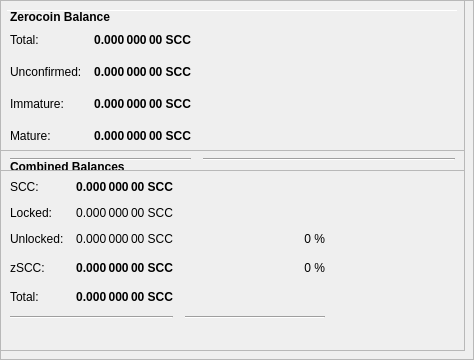
        <widget class="QFrame" name="frameObfuscation">
         <property name="minimumSize">
          <size>
           <width>0</width>
           <height>350</height>
          </size>
         </property>
         <property name="layoutDirection">
          <enum>Qt::LeftToRight</enum>
         </property>
         <property name="frameShape">
          <enum>QFrame::StyledPanel</enum>
         </property>
         <property name="frameShadow">
          <enum>QFrame::Raised</enum>
         </property>
         <widget class="QPushButton" name="runAutoDenom">
          <property name="geometry">
           <rect>
            <x>251</x>
            <y>17</y>
            <width>1</width>
            <height>1</height>
           </rect>
          </property>
          <property name="palette">
           <palette>
            <active>
             <colorrole role="WindowText">
              <brush brushstyle="SolidPattern">
               <color alpha="255">
                <red>0</red>
                <green>0</green>
                <blue>0</blue>
               </color>
              </brush>
             </colorrole>
             <colorrole role="Button">
              <brush brushstyle="SolidPattern">
               <color alpha="255">
                <red>239</red>
                <green>238</green>
                <blue>238</blue>
               </color>
              </brush>
             </colorrole>
             <colorrole role="Light">
              <brush brushstyle="SolidPattern">
               <color alpha="255">
                <red>255</red>
                <green>255</green>
                <blue>255</blue>
               </color>
              </brush>
             </colorrole>
             <colorrole role="Midlight">
              <brush brushstyle="SolidPattern">
               <color alpha="255">
                <red>247</red>
                <green>246</green>
                <blue>246</blue>
               </color>
              </brush>
             </colorrole>
             <colorrole role="Dark">
              <brush brushstyle="SolidPattern">
               <color alpha="255">
                <red>119</red>
                <green>119</green>
                <blue>119</blue>
               </color>
              </brush>
             </colorrole>
             <colorrole role="Mid">
              <brush brushstyle="SolidPattern">
               <color alpha="255">
                <red>159</red>
                <green>159</green>
                <blue>159</blue>
               </color>
              </brush>
             </colorrole>
             <colorrole role="Text">
              <brush brushstyle="SolidPattern">
               <color alpha="255">
                <red>0</red>
                <green>0</green>
                <blue>0</blue>
               </color>
              </brush>
             </colorrole>
             <colorrole role="BrightText">
              <brush brushstyle="SolidPattern">
               <color alpha="255">
                <red>255</red>
                <green>255</green>
                <blue>255</blue>
               </color>
              </brush>
             </colorrole>
             <colorrole role="ButtonText">
              <brush brushstyle="SolidPattern">
               <color alpha="255">
                <red>0</red>
                <green>0</green>
                <blue>0</blue>
               </color>
              </brush>
             </colorrole>
             <colorrole role="Base">
              <brush brushstyle="SolidPattern">
               <color alpha="255">
                <red>255</red>
                <green>255</green>
                <blue>255</blue>
               </color>
              </brush>
             </colorrole>
             <colorrole role="Window">
              <brush brushstyle="SolidPattern">
               <color alpha="255">
                <red>239</red>
                <green>238</green>
                <blue>238</blue>
               </color>
              </brush>
             </colorrole>
             <colorrole role="Shadow">
              <brush brushstyle="SolidPattern">
               <color alpha="255">
                <red>0</red>
                <green>0</green>
                <blue>0</blue>
               </color>
              </brush>
             </colorrole>
             <colorrole role="AlternateBase">
              <brush brushstyle="SolidPattern">
               <color alpha="255">
                <red>247</red>
                <green>246</green>
                <blue>246</blue>
               </color>
              </brush>
             </colorrole>
             <colorrole role="ToolTipBase">
              <brush brushstyle="SolidPattern">
               <color alpha="255">
                <red>255</red>
                <green>255</green>
                <blue>220</blue>
               </color>
              </brush>
             </colorrole>
             <colorrole role="ToolTipText">
              <brush brushstyle="SolidPattern">
               <color alpha="255">
                <red>0</red>
                <green>0</green>
                <blue>0</blue>
               </color>
              </brush>
             </colorrole>
            </active>
            <inactive>
             <colorrole role="WindowText">
              <brush brushstyle="SolidPattern">
               <color alpha="255">
                <red>0</red>
                <green>0</green>
                <blue>0</blue>
               </color>
              </brush>
             </colorrole>
             <colorrole role="Button">
              <brush brushstyle="SolidPattern">
               <color alpha="255">
                <red>239</red>
                <green>238</green>
                <blue>238</blue>
               </color>
              </brush>
             </colorrole>
             <colorrole role="Light">
              <brush brushstyle="SolidPattern">
               <color alpha="255">
                <red>255</red>
                <green>255</green>
                <blue>255</blue>
               </color>
              </brush>
             </colorrole>
             <colorrole role="Midlight">
              <brush brushstyle="SolidPattern">
               <color alpha="255">
                <red>247</red>
                <green>246</green>
                <blue>246</blue>
               </color>
              </brush>
             </colorrole>
             <colorrole role="Dark">
              <brush brushstyle="SolidPattern">
               <color alpha="255">
                <red>119</red>
                <green>119</green>
                <blue>119</blue>
               </color>
              </brush>
             </colorrole>
             <colorrole role="Mid">
              <brush brushstyle="SolidPattern">
               <color alpha="255">
                <red>159</red>
                <green>159</green>
                <blue>159</blue>
               </color>
              </brush>
             </colorrole>
             <colorrole role="Text">
              <brush brushstyle="SolidPattern">
               <color alpha="255">
                <red>0</red>
                <green>0</green>
                <blue>0</blue>
               </color>
              </brush>
             </colorrole>
             <colorrole role="BrightText">
              <brush brushstyle="SolidPattern">
               <color alpha="255">
                <red>255</red>
                <green>255</green>
                <blue>255</blue>
               </color>
              </brush>
             </colorrole>
             <colorrole role="ButtonText">
              <brush brushstyle="SolidPattern">
               <color alpha="255">
                <red>0</red>
                <green>0</green>
                <blue>0</blue>
               </color>
              </brush>
             </colorrole>
             <colorrole role="Base">
              <brush brushstyle="SolidPattern">
               <color alpha="255">
                <red>255</red>
                <green>255</green>
                <blue>255</blue>
               </color>
              </brush>
             </colorrole>
             <colorrole role="Window">
              <brush brushstyle="SolidPattern">
               <color alpha="255">
                <red>239</red>
                <green>238</green>
                <blue>238</blue>
               </color>
              </brush>
             </colorrole>
             <colorrole role="Shadow">
              <brush brushstyle="SolidPattern">
               <color alpha="255">
                <red>0</red>
                <green>0</green>
                <blue>0</blue>
               </color>
              </brush>
             </colorrole>
             <colorrole role="AlternateBase">
              <brush brushstyle="SolidPattern">
               <color alpha="255">
                <red>247</red>
                <green>246</green>
                <blue>246</blue>
               </color>
              </brush>
             </colorrole>
             <colorrole role="ToolTipBase">
              <brush brushstyle="SolidPattern">
               <color alpha="255">
                <red>255</red>
                <green>255</green>
                <blue>220</blue>
               </color>
              </brush>
             </colorrole>
             <colorrole role="ToolTipText">
              <brush brushstyle="SolidPattern">
               <color alpha="255">
                <red>0</red>
                <green>0</green>
                <blue>0</blue>
               </color>
              </brush>
             </colorrole>
            </inactive>
            <disabled>
             <colorrole role="WindowText">
              <brush brushstyle="SolidPattern">
               <color alpha="255">
                <red>119</red>
                <green>119</green>
                <blue>119</blue>
               </color>
              </brush>
             </colorrole>
             <colorrole role="Button">
              <brush brushstyle="SolidPattern">
               <color alpha="255">
                <red>239</red>
                <green>238</green>
                <blue>238</blue>
               </color>
              </brush>
             </colorrole>
             <colorrole role="Light">
              <brush brushstyle="SolidPattern">
               <color alpha="255">
                <red>255</red>
                <green>255</green>
                <blue>255</blue>
               </color>
              </brush>
             </colorrole>
             <colorrole role="Midlight">
              <brush brushstyle="SolidPattern">
               <color alpha="255">
                <red>247</red>
                <green>246</green>
                <blue>246</blue>
               </color>
              </brush>
             </colorrole>
             <colorrole role="Dark">
              <brush brushstyle="SolidPattern">
               <color alpha="255">
                <red>119</red>
                <green>119</green>
                <blue>119</blue>
               </color>
              </brush>
             </colorrole>
             <colorrole role="Mid">
              <brush brushstyle="SolidPattern">
               <color alpha="255">
                <red>159</red>
                <green>159</green>
                <blue>159</blue>
               </color>
              </brush>
             </colorrole>
             <colorrole role="Text">
              <brush brushstyle="SolidPattern">
               <color alpha="255">
                <red>119</red>
                <green>119</green>
                <blue>119</blue>
               </color>
              </brush>
             </colorrole>
             <colorrole role="BrightText">
              <brush brushstyle="SolidPattern">
               <color alpha="255">
                <red>255</red>
                <green>255</green>
                <blue>255</blue>
               </color>
              </brush>
             </colorrole>
             <colorrole role="ButtonText">
              <brush brushstyle="SolidPattern">
               <color alpha="255">
                <red>119</red>
                <green>119</green>
                <blue>119</blue>
               </color>
              </brush>
             </colorrole>
             <colorrole role="Base">
              <brush brushstyle="SolidPattern">
               <color alpha="255">
                <red>239</red>
                <green>238</green>
                <blue>238</blue>
               </color>
              </brush>
             </colorrole>
             <colorrole role="Window">
              <brush brushstyle="SolidPattern">
               <color alpha="255">
                <red>239</red>
                <green>238</green>
                <blue>238</blue>
               </color>
              </brush>
             </colorrole>
             <colorrole role="Shadow">
              <brush brushstyle="SolidPattern">
               <color alpha="255">
                <red>0</red>
                <green>0</green>
                <blue>0</blue>
               </color>
              </brush>
             </colorrole>
             <colorrole role="AlternateBase">
              <brush brushstyle="SolidPattern">
               <color alpha="255">
                <red>239</red>
                <green>238</green>
                <blue>238</blue>
               </color>
              </brush>
             </colorrole>
             <colorrole role="ToolTipBase">
              <brush brushstyle="SolidPattern">
               <color alpha="255">
                <red>255</red>
                <green>255</green>
                <blue>220</blue>
               </color>
              </brush>
             </colorrole>
             <colorrole role="ToolTipText">
              <brush brushstyle="SolidPattern">
               <color alpha="255">
                <red>0</red>
                <green>0</green>
                <blue>0</blue>
               </color>
              </brush>
             </colorrole>
            </disabled>
           </palette>
          </property>
          <property name="focusPolicy">
           <enum>Qt::NoFocus</enum>
          </property>
          <property name="autoFillBackground">
           <bool>true</bool>
          </property>
          <property name="text">
           <string/>
          </property>
          <property name="flat">
           <bool>true</bool>
          </property>
         </widget>
         <widget class="Line" name="line">
          <property name="geometry">
           <rect>
            <x>7</x>
            <y>10</y>
            <width>451</width>
            <height>1</height>
           </rect>
          </property>
          <property name="orientation">
           <enum>Qt::Horizontal</enum>
          </property>
         </widget>
         <widget class="QFrame" name="frame_3">
          <property name="geometry">
           <rect>
            <x>0</x>
            <y>150</y>
            <width>465</width>
            <height>201</height>
           </rect>
          </property>
          <property name="frameShape">
           <enum>QFrame::StyledPanel</enum>
          </property>
          <property name="frameShadow">
           <enum>QFrame::Raised</enum>
          </property>
          <layout class="QVBoxLayout" name="verticalLayout_5">
           <item>
            <layout class="QHBoxLayout" name="horizontalLayout_5" stretch="0">
             <item>
              <widget class="QLabel" name="label_5z">
               <property name="maximumSize">
                <size>
                 <width>16777215</width>
                 <height>20</height>
                </size>
               </property>
               <property name="font">
                <font>
                 <weight>75</weight>
                 <bold>true</bold>
                </font>
               </property>
               <property name="toolTip">
                <string>Combined Balances (including unconfirmed and immature coins)</string>
               </property>
               <property name="text">
                <string>&lt;html&gt;&lt;head/&gt;&lt;body&gt;&lt;p&gt;Combined Balances&lt;/p&gt;&lt;/body&gt;&lt;/html&gt;</string>
               </property>
              </widget>
             </item>
            </layout>
           </item>
           <item>
            <layout class="QGridLayout" name="gridLayout_3">
             <property name="spacing">
              <number>12</number>
             </property>
             <item row="7" column="0" colspan="2">
              <widget class="Line" name="lineSpendableBalance_3">
               <property name="orientation">
                <enum>Qt::Horizontal</enum>
               </property>
              </widget>
             </item>
             <item row="7" column="2">
              <widget class="Line" name="lineWatchBalance_3">
               <property name="sizePolicy">
                <sizepolicy hsizetype="Preferred" vsizetype="Fixed">
                 <horstretch>0</horstretch>
                 <verstretch>0</verstretch>
                </sizepolicy>
               </property>
               <property name="minimumSize">
                <size>
                 <width>140</width>
                 <height>0</height>
                </size>
               </property>
               <property name="orientation">
                <enum>Qt::Horizontal</enum>
               </property>
              </widget>
             </item>
             <item row="4" column="1">
              <widget class="QLabel" name="labelzBalancez">
               <property name="font">
                <font>
                 <weight>75</weight>
                 <bold>true</bold>
                </font>
               </property>
               <property name="cursor">
                <cursorShape>IBeamCursor</cursorShape>
               </property>
               <property name="toolTip">
                <string>Total of transactions that have yet to be confirmed, and do not yet count toward the spendable balance</string>
               </property>
               <property name="text">
                <string notr="true">0.000 000 00 SCC</string>
               </property>
               <property name="alignment">
                <set>Qt::AlignRight|Qt::AlignTrailing|Qt::AlignVCenter</set>
               </property>
               <property name="textInteractionFlags">
                <set>Qt::LinksAccessibleByMouse|Qt::TextSelectableByKeyboard|Qt::TextSelectableByMouse</set>
               </property>
              </widget>
             </item>
             <item row="6" column="1">
              <widget class="QLabel" name="labelTotalz">
               <property name="font">
                <font>
                 <weight>75</weight>
                 <bold>true</bold>
                </font>
               </property>
               <property name="cursor">
                <cursorShape>IBeamCursor</cursorShape>
               </property>
               <property name="toolTip">
                <string>Total Balance, including unconfirmed and immature coins.</string>
               </property>
               <property name="text">
                <string notr="true">0.000 000 00 SCC</string>
               </property>
               <property name="alignment">
                <set>Qt::AlignRight|Qt::AlignTrailing|Qt::AlignVCenter</set>
               </property>
               <property name="textInteractionFlags">
                <set>Qt::LinksAccessibleByMouse|Qt::TextSelectableByKeyboard|Qt::TextSelectableByMouse</set>
               </property>
              </widget>
             </item>
             <item row="4" column="3">
              <spacer name="horizontalSpacer_6">
               <property name="orientation">
                <enum>Qt::Horizontal</enum>
               </property>
               <property name="sizeHint" stdset="0">
                <size>
                 <width>40</width>
                 <height>20</height>
                </size>
               </property>
              </spacer>
             </item>
             <item row="6" column="0">
              <widget class="QLabel" name="labelTotalTextz">
               <property name="text">
                <string>Total:</string>
               </property>
              </widget>
             </item>
             <item row="1" column="0">
              <widget class="QLabel" name="labelBalanceTextz">
               <property name="text">
                <string>SCC:</string>
               </property>
              </widget>
             </item>
             <item row="1" column="1">
              <widget class="QLabel" name="labelBalancez">
               <property name="font">
                <font>
                 <weight>75</weight>
                 <bold>true</bold>
                </font>
               </property>
               <property name="cursor">
                <cursorShape>IBeamCursor</cursorShape>
               </property>
               <property name="toolTip">
                <string>Your current spendable balance</string>
               </property>
               <property name="text">
                <string notr="true">0.000 000 00 SCC</string>
               </property>
               <property name="alignment">
                <set>Qt::AlignRight|Qt::AlignTrailing|Qt::AlignVCenter</set>
               </property>
               <property name="textInteractionFlags">
                <set>Qt::LinksAccessibleByMouse|Qt::TextSelectableByKeyboard|Qt::TextSelectableByMouse</set>
               </property>
              </widget>
             </item>
             <item row="4" column="0">
              <widget class="QLabel" name="labelzBalanceTextz">
               <property name="toolTip">
                <string/>
               </property>
               <property name="text">
                <string>zSCC:</string>
               </property>
              </widget>
             </item>
             <item row="4" column="2">
              <widget class="QLabel" name="labelzSCCPercent">
               <property name="toolTip">
                <string>Current percentage of zSCC.
If AutoMint is enabled this percentage will settle around the configured AutoMint percentage (default = 10%)</string>
               </property>
               <property name="text">
                <string>0 %</string>
               </property>
               <property name="alignment">
                <set>Qt::AlignRight|Qt::AlignTrailing|Qt::AlignVCenter</set>
               </property>
              </widget>
             </item>
             <item row="6" column="2">
              <widget class="QLabel" name="label100Percent">
               <property name="text">
                <string/>
               </property>
               <property name="alignment">
                <set>Qt::AlignRight|Qt::AlignTrailing|Qt::AlignVCenter</set>
               </property>
              </widget>
             </item>
             <item row="2" column="1">
              <widget class="QLabel" name="labelLockedBalance">
               <property name="toolTip">
                <string>Locked SCC or Masternode collaterals. These are excluded from zSCC minting.</string>
               </property>
               <property name="text">
                <string>0.000 000 00 SCC</string>
               </property>
               <property name="alignment">
                <set>Qt::AlignRight|Qt::AlignTrailing|Qt::AlignVCenter</set>
               </property>
              </widget>
             </item>
             <item row="2" column="0">
              <widget class="QLabel" name="labelLockedBalanceText">
               <property name="toolTip">
                <string>Locked SCC or Masternode collaterals. These are excluded from zSCC minting.</string>
               </property>
               <property name="text">
                <string>Locked:</string>
               </property>
              </widget>
             </item>
             <item row="3" column="0">
              <widget class="QLabel" name="labelUnLockedBalanceText">
               <property name="toolTip">
                <string>Unlocked SCCs. These can be used for zSCC minting.</string>
               </property>
               <property name="text">
                <string>Unlocked:</string>
               </property>
              </widget>
             </item>
             <item row="3" column="1">
              <widget class="QLabel" name="labelUnLockedBalance">
               <property name="toolTip">
                <string>Unlocked SCCs. These can be used for zSCC minting.</string>
               </property>
               <property name="text">
                <string>0.000 000 00 SCC</string>
               </property>
               <property name="alignment">
                <set>Qt::AlignRight|Qt::AlignTrailing|Qt::AlignVCenter</set>
               </property>
              </widget>
             </item>
             <item row="3" column="2">
              <widget class="QLabel" name="labelSCCPercent">
               <property name="text">
                <string>0 %</string>
               </property>
               <property name="alignment">
                <set>Qt::AlignRight|Qt::AlignTrailing|Qt::AlignVCenter</set>
               </property>
              </widget>
             </item>
            </layout>
           </item>
           <item>
            <spacer name="verticalSpacer">
             <property name="orientation">
              <enum>Qt::Vertical</enum>
             </property>
             <property name="sizeHint" stdset="0">
              <size>
               <width>20</width>
               <height>40</height>
              </size>
             </property>
            </spacer>
           </item>
          </layout>
         </widget>
         <widget class="QFrame" name="frame_4">
          <property name="geometry">
           <rect>
            <x>0</x>
            <y>0</y>
            <width>465</width>
            <height>171</height>
           </rect>
          </property>
          <property name="frameShape">
           <enum>QFrame::StyledPanel</enum>
          </property>
          <property name="frameShadow">
           <enum>QFrame::Raised</enum>
          </property>
          <layout class="QVBoxLayout" name="verticalLayout_7">
           <item>
            <layout class="QHBoxLayout" name="horizontalLayout_8" stretch="0">
             <item>
              <widget class="QLabel" name="label_5z_3">
               <property name="maximumSize">
                <size>
                 <width>16777215</width>
                 <height>20</height>
                </size>
               </property>
               <property name="font">
                <font>
                 <weight>75</weight>
                 <bold>true</bold>
                </font>
               </property>
               <property name="text">
                <string>Zerocoin Balance</string>
               </property>
              </widget>
             </item>
            </layout>
           </item>
           <item>
            <layout class="QGridLayout" name="gridLayout_5">
             <property name="spacing">
              <number>12</number>
             </property>
             <item row="4" column="0">
              <widget class="QLabel" name="labelzBalanceMatureText">
               <property name="toolTip">
                <string>Mature: more than 20 confirmation and more than 3 mints of the same denomination after it was minted.
These zSCC are spendable.</string>
               </property>
               <property name="text">
                <string>Mature:</string>
               </property>
              </widget>
             </item>
             <item row="5" column="0" colspan="2">
              <widget class="Line" name="lineSpendableBalance_5">
               <property name="orientation">
                <enum>Qt::Horizontal</enum>
               </property>
              </widget>
             </item>
             <item row="1" column="1">
              <widget class="QLabel" name="labelzBalance">
               <property name="font">
                <font>
                 <weight>75</weight>
                 <bold>true</bold>
                </font>
               </property>
               <property name="cursor">
                <cursorShape>IBeamCursor</cursorShape>
               </property>
               <property name="toolTip">
                <string>All available zSCC, unconfirmed and immature zSCC included.</string>
               </property>
               <property name="text">
                <string notr="true">0.000 000 00 SCC</string>
               </property>
               <property name="alignment">
                <set>Qt::AlignRight|Qt::AlignTrailing|Qt::AlignVCenter</set>
               </property>
               <property name="textInteractionFlags">
                <set>Qt::LinksAccessibleByMouse|Qt::TextSelectableByKeyboard|Qt::TextSelectableByMouse</set>
               </property>
              </widget>
             </item>
             <item row="5" column="2">
              <widget class="Line" name="lineWatchBalance_5">
               <property name="sizePolicy">
                <sizepolicy hsizetype="Preferred" vsizetype="Fixed">
                 <horstretch>0</horstretch>
                 <verstretch>0</verstretch>
                </sizepolicy>
               </property>
               <property name="minimumSize">
                <size>
                 <width>140</width>
                 <height>0</height>
                </size>
               </property>
               <property name="orientation">
                <enum>Qt::Horizontal</enum>
               </property>
              </widget>
             </item>
             <item row="1" column="0">
              <widget class="QLabel" name="labelzBalanceText">
               <property name="toolTip">
                <string>All available zSCC, unconfirmed and immature zSCC included.</string>
               </property>
               <property name="text">
                <string>Total:</string>
               </property>
              </widget>
             </item>
             <item row="1" column="2">
              <spacer name="horizontalSpacer_8">
               <property name="orientation">
                <enum>Qt::Horizontal</enum>
               </property>
               <property name="sizeHint" stdset="0">
                <size>
                 <width>40</width>
                 <height>20</height>
                </size>
               </property>
              </spacer>
             </item>
             <item row="4" column="2">
              <spacer name="horizontalSpacer_4">
               <property name="orientation">
                <enum>Qt::Horizontal</enum>
               </property>
               <property name="sizeHint" stdset="0">
                <size>
                 <width>40</width>
                 <height>20</height>
                </size>
               </property>
              </spacer>
             </item>
             <item row="4" column="1">
              <widget class="QLabel" name="labelzBalanceMature">
               <property name="font">
                <font>
                 <weight>75</weight>
                 <bold>true</bold>
                </font>
               </property>
               <property name="toolTip">
                <string>Mature: more than 20 confirmation and more than 3 mints of the same denomination after it was minted.
These zSCC are spendable.</string>
               </property>
               <property name="text">
                <string>0.000 000 00 SCC</string>
               </property>
               <property name="alignment">
                <set>Qt::AlignRight|Qt::AlignTrailing|Qt::AlignVCenter</set>
               </property>
              </widget>
             </item>
             <item row="2" column="0">
              <widget class="QLabel" name="labelzBalanceUnconfirmedText">
               <property name="toolTip">
                <string>Unconfirmed: less than 20 confirmations
Immature: confirmed, but less than 3 mints of the same denomination after it was minted</string>
               </property>
               <property name="text">
                <string>Unconfirmed:</string>
               </property>
              </widget>
             </item>
             <item row="2" column="1">
              <widget class="QLabel" name="labelzBalanceUnconfirmed">
               <property name="font">
                <font>
                 <weight>75</weight>
                 <bold>true</bold>
                </font>
               </property>
               <property name="toolTip">
                <string>Unconfirmed: less than 20 confirmations
Immature: confirmed, but less than 3 mints of the same denomination after it was minted</string>
               </property>
               <property name="text">
                <string>0.000 000 00 SCC</string>
               </property>
               <property name="alignment">
                <set>Qt::AlignRight|Qt::AlignTrailing|Qt::AlignVCenter</set>
               </property>
              </widget>
             </item>
             <item row="2" column="2">
              <spacer name="horizontalSpacer_5">
               <property name="orientation">
                <enum>Qt::Horizontal</enum>
               </property>
               <property name="sizeHint" stdset="0">
                <size>
                 <width>40</width>
                 <height>20</height>
                </size>
               </property>
              </spacer>
             </item>
             <item row="3" column="0">
              <widget class="QLabel" name="labelzBalanceImmatureText">
               <property name="toolTip">
                <string>Unconfirmed: less than 20 confirmations
Immature: confirmed, but less than 3 mints of the same denomination after it was minted</string>
               </property>
               <property name="text">
                <string>Immature:</string>
               </property>
              </widget>
             </item>
             <item row="3" column="1">
              <widget class="QLabel" name="labelzBalanceImmature">
               <property name="font">
                <font>
                 <weight>75</weight>
                 <bold>true</bold>
                </font>
               </property>
               <property name="toolTip">
                <string>Unconfirmed: less than 20 confirmations
Immature: confirmed, but less than 3 mints of the same denomination after it was minted</string>
               </property>
               <property name="text">
                <string>0.000 000 00 SCC</string>
               </property>
               <property name="alignment">
                <set>Qt::AlignRight|Qt::AlignTrailing|Qt::AlignVCenter</set>
               </property>
              </widget>
             </item>
             <item row="3" column="2">
              <spacer name="horizontalSpacer_7">
               <property name="orientation">
                <enum>Qt::Horizontal</enum>
               </property>
               <property name="sizeHint" stdset="0">
                <size>
                 <width>40</width>
                 <height>20</height>
                </size>
               </property>
              </spacer>
             </item>
            </layout>
           </item>
          </layout>
         </widget>
        </widget>
